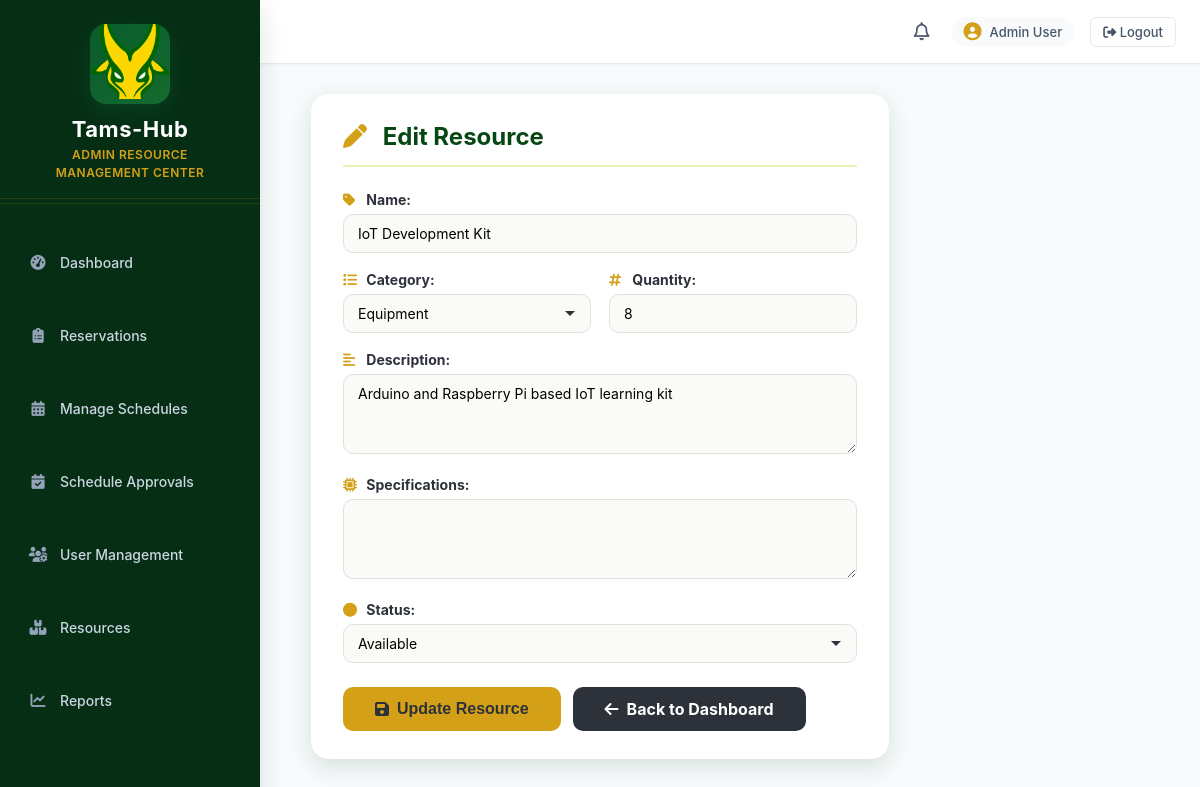
Screenshot of /edit_resource.php?id=3 (signed in) with the database file from the repository.
### tables this page shows
CREATE TABLE `resources` (
  `id` int(11) NOT NULL,
  `name` varchar(100) NOT NULL,
  `description` text DEFAULT NULL,
  `category` varchar(50) NOT NULL,
  `specifications` text DEFAULT NULL,
  `status` enum('Available','Reserved','Out for Repair','Unavailable') DEFAULT 'Available',
  `quantity` int(11) DEFAULT 1,
  `created_at` timestamp NOT NULL DEFAULT current_timestamp(),
  `updated_at` timestamp NOT NULL DEFAULT current_timestamp() ON UPDATE current_timestamp()
);

### edit_resource.php (the view, shortened to what this page needs)
<?php
$user_email = $_SESSION['user_email'] ?? $_SESSION['email'] ?? '';
require_once __DIR__ . '/db_connect.php';
$resource_id = isset($_GET['id']) ? (int)$_GET['id'] : 0;
$query = "SELECT * FROM resources WHERE id = ?";
$stmt = $conn->prepare($query);
$stmt->bind_param("i", $resource_id);
$stmt->execute();
$result = $stmt->get_result();
$resource = $result->fetch_assoc();
$user_query = "SELECT first_name, last_name FROM users WHERE email = ?";
$user_stmt = $conn->prepare($user_query);
$user_stmt->bind_param("s", $user_email);
$user_stmt->execute();
$user_data = $user_stmt->get_result()->fetch_assoc();
$full_name = $user_data['first_name'] . ' ' . $user_data['last_name'];
?>
<!DOCTYPE html>
<html lang="en">
<head>
    <link rel="stylesheet" href="https://cdnjs.cloudflare.com/ajax/libs/font-awesome/6.4.2/css/all.min.css" />
    <link rel="stylesheet" href="dashboardstyle_admin.css" />
</head>
<body>
<?php include __DIR__ . '/admin_sidebar.php'; ?>
<main class="content-wrapper">
    <header class="topbar">
        <button class="menu-btn" id="sidebarToggle" aria-label="Toggle sidebar"><i class="fa-solid fa-bars"></i></button>
        <div class="topbar-title">Edit Resource</div>
        <div class="topbar-right">
            <i class="fa-regular fa-bell"></i>
            <div class="user-chip"><i class="fa-solid fa-circle-user"></i><span><?php echo htmlspecialchars($full_name); ?></span></div>
            <a href="logout.php" class="logout-link"><i class="fa-solid fa-sign-out-alt"></i> Logout</a>
        </div>
    </header>
    <div class="page-content-centered">
        <div class="form-panel">
            <h2><i class="fa-solid fa-pen"></i> Edit Resource</h2>
            <form method="POST" action="edit_resource.php?id=<?php echo $resource_id; ?>">
                <div class="form-group">
                    <label for="name"><i class="fa-solid fa-tag"></i> Name:</label>
                    <input type="text" id="name" name="name" value="<?php echo htmlspecialchars($resource['name']); ?>" required>
                </div>
                <div class="form-row">
                    <div class="form-group">
                        <label for="category"><i class="fa-solid fa-list"></i> Category:</label>
                        <select id="category" name="category" required>
                            <option value="Equipment" <?php echo $resource['category'] == 'Equipment' ? 'selected' : ''; ?>>Equipment</option>
                        </select>
                    </div>
                    <div class="form-group">
                        <label for="quantity"><i class="fa-solid fa-hashtag"></i> Quantity:</label>
                        <input type="number" id="quantity" name="quantity" value="<?php echo $resource['quantity']; ?>" min="1" required>
                    </div>
                </div>
                <div class="form-group">
                    <label for="description"><i class="fa-solid fa-align-left"></i> Description:</label>
                    <textarea id="description" name="description" rows="3"><?php echo htmlspecialchars($resource['description']); ?></textarea>
                </div>
                <div class="form-group">
                    <label for="specifications"><i class="fa-solid fa-microchip"></i> Specifications:</label>
                    <textarea id="specifications" name="specifications" rows="3"><?php echo htmlspecialchars($resource['specifications']); ?></textarea>
                </div>
                <div class="form-group">
                    <label for="status"><i class="fa-solid fa-circle"></i> Status:</label>
                    <select id="status" name="status" required>
                        <option value="Available" <?php echo $resource['status'] == 'Available' ? 'selected' : ''; ?>>Available</option>
                    </select>
                </div>
                <div class="form-actions">
                    <button type="submit" class="btn-submit"><i class="fa-solid fa-floppy-disk"></i> Update Resource</button>
                    <a href="admin_dashboard.php" class="btn-back"><i class="fa-solid fa-arrow-left"></i> Back to Dashboard</a>
                </div>
            </form>
        </div>
    </div>
</main>
</body>
</html>

### edit_resource.php (style rules this page uses)
.form-panel { background: #fff; border-radius: 18px; box-shadow: 0 8px 24px rgba(4, 78, 25, 0.14); padding: 28px 32px; max-width: 700px; margin: 0 auto; }
.form-panel h2 { color: #064814; margin-top: 0; margin-bottom: 24px; border-bottom: 2px solid #eef1b4; padding-bottom: 14px; font-size: 24px; }
.form-panel h2 i { color: #d4a017; margin-right: 10px; }
.form-group { margin-bottom: 18px; }
.form-group label { display: block; font-weight: 700; color: #2c313a; margin-bottom: 6px; font-size: 14px; }
.form-group label i { color: #d4a017; width: 20px; }
.form-group input, .form-group select, .form-group textarea { width: 100%; padding: 10px 14px; border: 1px solid #e0e0e0; border-radius: 10px; font-size: 14px; transition: border-color 0.2s; background: #fafbf7; font-family: inherit; }
.form-group textarea { resize: vertical; min-height: 80px; }
.form-group select { appearance: none; background-repeat: no-repeat; background-position: right 14px center; padding-right: 40px; }
.form-row { display: grid; grid-template-columns: 1fr 1fr; gap: 18px; }
.form-actions { display: flex; gap: 12px; margin-top: 24px; flex-wrap: wrap; }
.btn-submit { background: #d4a017; color: #2c313a; border: none; padding: 12px 32px; border-radius: 10px; font-size: 16px; font-weight: 800; cursor: pointer; transition: background 0.2s; display: inline-flex; align-items: center; gap: 8px; }
.btn-back { background: #2c313a; color: #fff; border: none; padding: 12px 32px; border-radius: 10px; font-size: 16px; font-weight: 700; cursor: pointer; transition: background 0.2s; text-decoration: none; display: inline-flex; align-items: center; gap: 8px; }
.page-content-centered { display: flex; justify-content: center; align-items: flex-start; padding: 30px 20px; min-height: calc(100vh - 68px); }

### rows the page displays
resources: name "IoT Development Kit", category "Equipment", quantity "8", description "Arduino and Raspberry Pi based IoT learning kit", status "Available"

### other values shown
$item['label'] "Dashboard"
$item['label'] "Reservations"
$item['label'] "Manage Schedules"
$item['label'] "Schedule Approvals"
$item['label'] "User Management"
$item['label'] "Resources"
$item['label'] "Reports"
$full_name "Admin User"
